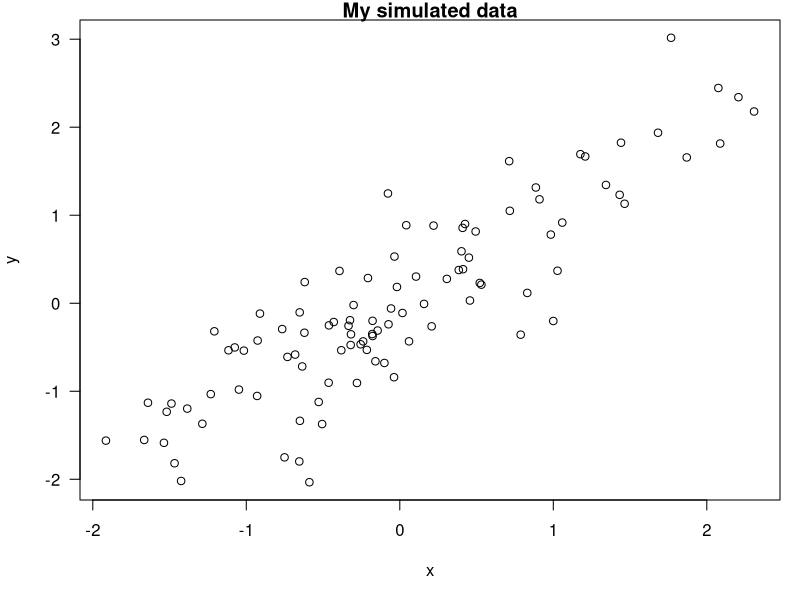

Here is the R script that generated this plot: (Note: this script raises an error after producing the figure.)
## ---- chunk 1
set.seed(1)
x <- rnorm(100)
mean(x)
## ---- chunk 2
time <- format(Sys.time(), "%a %b %d %X %Y")
rand <- rnorm(1)
## ---- chunk 3
x <- rnorm(100); y <- x + rnorm(100, sd = 0.5)
## ---- chunk 4
par(mar = c(5, 4, 1, 1), las = 1)
plot(x, y, main = "My simulated data")
## ---- chunk 5
library(datasets)
data("airquality")
fit <-lm(Ozone ~ Wind + Temp + Solar.R, data = airquality)
## ---- chunk 6
library(xtable)
xt <- xtable(summary(fit))
print(xt, type = "html")
## ---- chunk 7
opts_chunk$set(echo = FALSE, results = "hide")
## ---- chunk 8
x <- rnorm(100); y <- x + rnorm(100, sd = 0.5)
## ---- chunk 9
par(mar = c(5,4,1,1), las = 1)
plot(x, y, main = "My simulated data")
